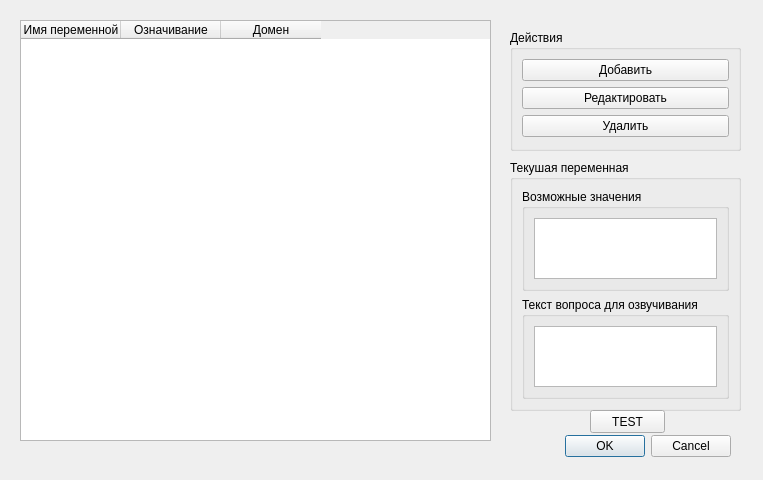
<?xml version="1.0" encoding="UTF-8"?>
<ui version="4.0">
 <class>Dialog</class>
 <widget class="QDialog" name="Dialog">
  <property name="geometry">
   <rect>
    <x>0</x>
    <y>0</y>
    <width>763</width>
    <height>480</height>
   </rect>
  </property>
  <property name="windowTitle">
   <string>Список переменных</string>
  </property>
  <widget class="QDialogButtonBox" name="buttonBox">
   <property name="geometry">
    <rect>
     <x>110</x>
     <y>430</y>
     <width>621</width>
     <height>32</height>
    </rect>
   </property>
   <property name="orientation">
    <enum>Qt::Horizontal</enum>
   </property>
   <property name="standardButtons">
    <set>QDialogButtonBox::Cancel|QDialogButtonBox::Ok</set>
   </property>
  </widget>
  <widget class="QTableWidget" name="tableWidget">
   <property name="geometry">
    <rect>
     <x>20</x>
     <y>20</y>
     <width>471</width>
     <height>421</height>
    </rect>
   </property>
   <column>
    <property name="text">
     <string>Имя переменной</string>
    </property>
   </column>
   <column>
    <property name="text">
     <string>Означивание</string>
    </property>
   </column>
   <column>
    <property name="text">
     <string>Домен</string>
    </property>
   </column>
  </widget>
  <widget class="QGroupBox" name="groupBox">
   <property name="geometry">
    <rect>
     <x>510</x>
     <y>30</y>
     <width>231</width>
     <height>121</height>
    </rect>
   </property>
   <property name="title">
    <string>Действия</string>
   </property>
   <layout class="QVBoxLayout" name="verticalLayout">
    <item>
     <widget class="QPushButton" name="buttonAdd">
      <property name="text">
       <string>Добавить</string>
      </property>
     </widget>
    </item>
    <item>
     <widget class="QPushButton" name="buttonEdit">
      <property name="text">
       <string>Редактировать</string>
      </property>
     </widget>
    </item>
    <item>
     <widget class="QPushButton" name="buttonDelete">
      <property name="text">
       <string>Удалить</string>
      </property>
     </widget>
    </item>
   </layout>
  </widget>
  <widget class="QGroupBox" name="groupBox_2">
   <property name="geometry">
    <rect>
     <x>510</x>
     <y>160</y>
     <width>231</width>
     <height>251</height>
    </rect>
   </property>
   <property name="title">
    <string>Текушая переменная</string>
   </property>
   <layout class="QVBoxLayout" name="verticalLayout_2">
    <item>
     <widget class="QGroupBox" name="groupBox_3">
      <property name="title">
       <string>Возможные значения</string>
      </property>
      <layout class="QVBoxLayout" name="verticalLayout_3">
       <item>
        <widget class="QListWidget" name="domainValues"/>
       </item>
      </layout>
     </widget>
    </item>
    <item>
     <widget class="QGroupBox" name="groupBox_5">
      <property name="title">
       <string>Текст вопроса для озвучивания</string>
      </property>
      <layout class="QVBoxLayout" name="verticalLayout_5">
       <item>
        <widget class="QTextBrowser" name="Question"/>
       </item>
      </layout>
     </widget>
    </item>
   </layout>
  </widget>
  <widget class="QPushButton" name="testButton">
   <property name="geometry">
    <rect>
     <x>590</x>
     <y>410</y>
     <width>75</width>
     <height>23</height>
    </rect>
   </property>
   <property name="text">
    <string>TEST</string>
   </property>
  </widget>
 </widget>
 <resources/>
 <connections>
  <connection>
   <sender>buttonBox</sender>
   <signal>accepted()</signal>
   <receiver>Dialog</receiver>
   <slot>accept()</slot>
   <hints>
    <hint type="sourcelabel">
     <x>248</x>
     <y>254</y>
    </hint>
    <hint type="destinationlabel">
     <x>157</x>
     <y>274</y>
    </hint>
   </hints>
  </connection>
  <connection>
   <sender>buttonBox</sender>
   <signal>rejected()</signal>
   <receiver>Dialog</receiver>
   <slot>reject()</slot>
   <hints>
    <hint type="sourcelabel">
     <x>316</x>
     <y>260</y>
    </hint>
    <hint type="destinationlabel">
     <x>286</x>
     <y>274</y>
    </hint>
   </hints>
  </connection>
 </connections>
</ui>
